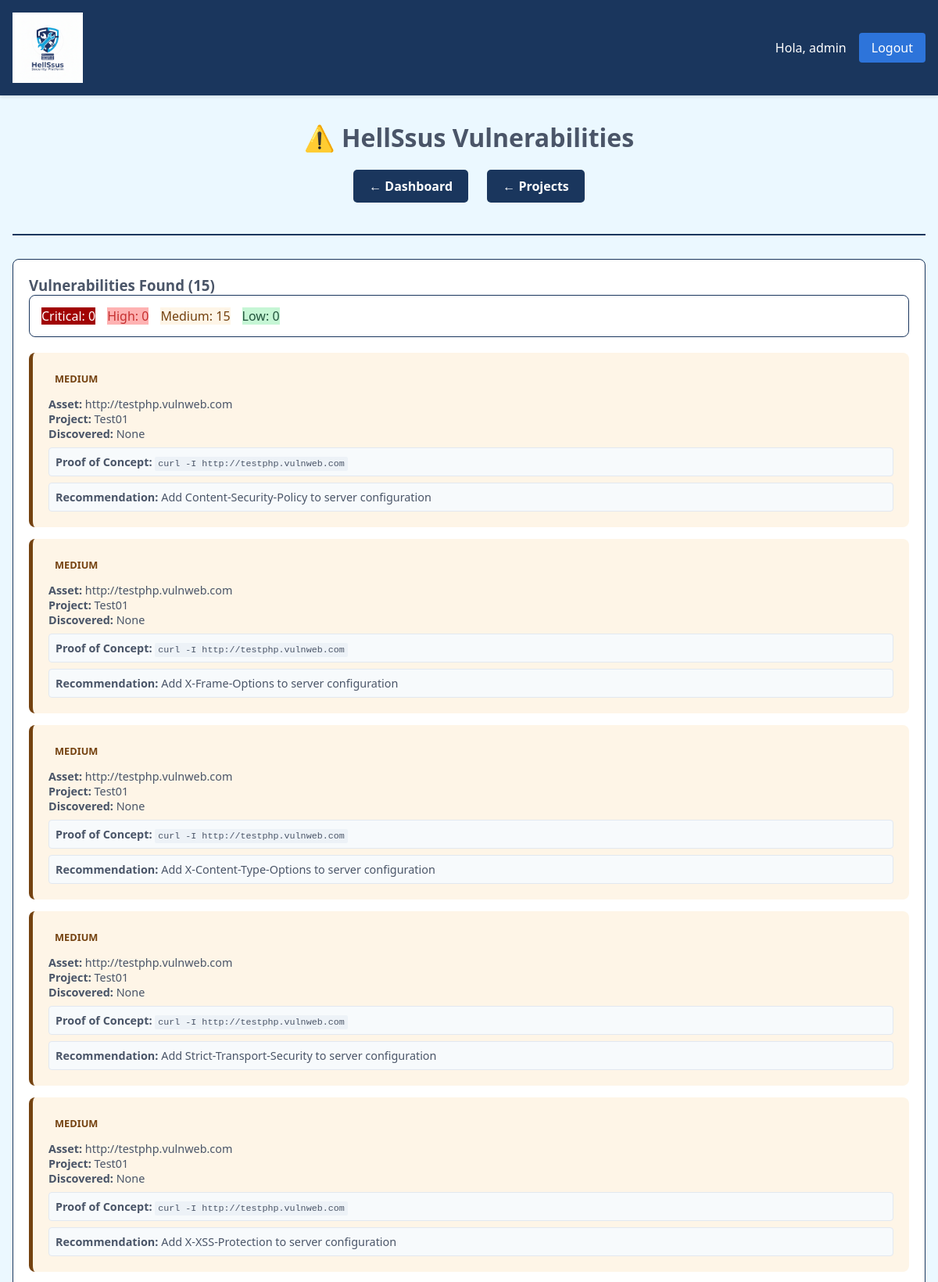
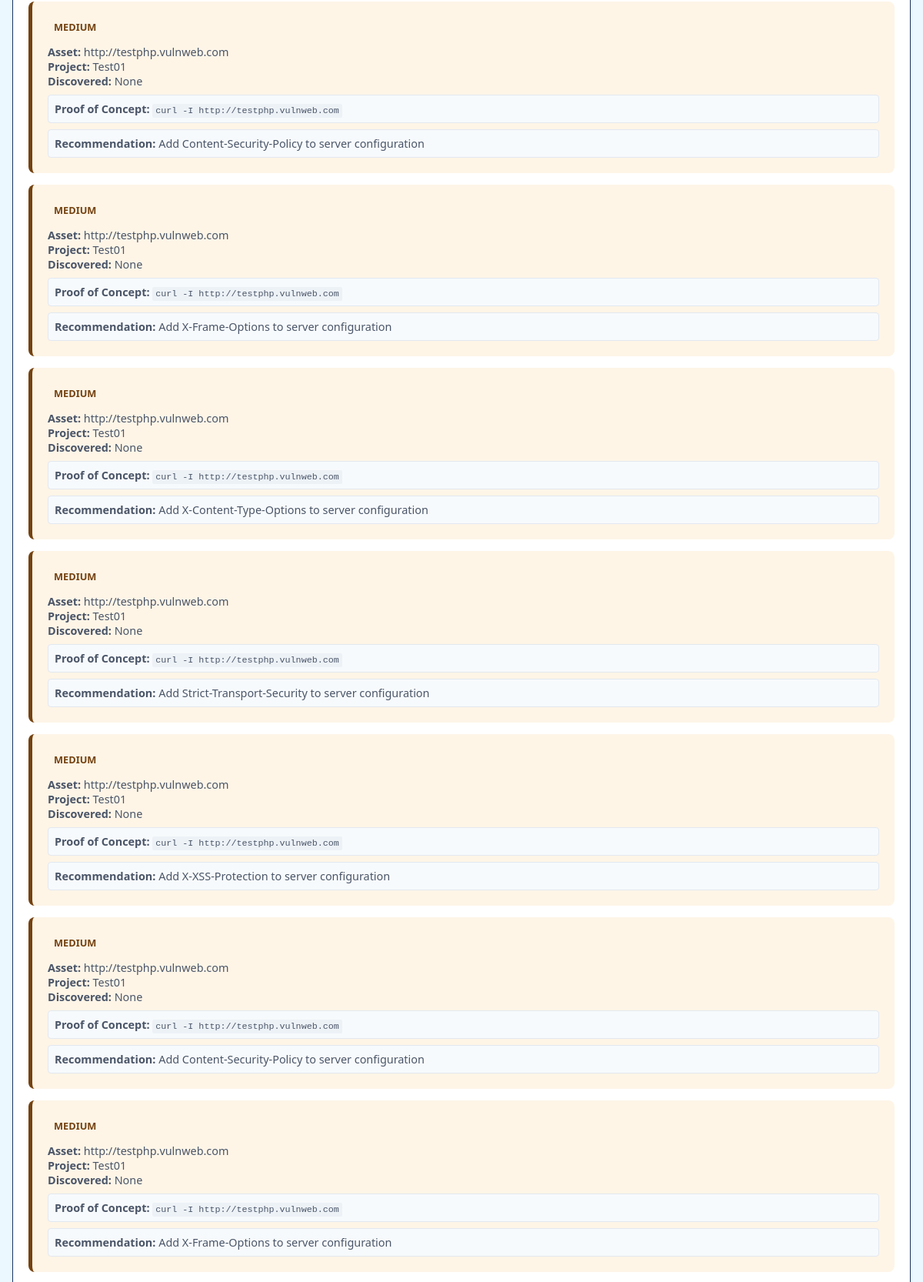
Screenshot of /vulnerabilities (signed in, upper part) with the database file from the repository (2 pictures, top to bottom).
### tables this page shows
CREATE TABLE vulnerabilities (
            id INTEGER PRIMARY KEY AUTOINCREMENT,
            type TEXT NOT NULL,
            severity TEXT,
            description TEXT,
            reference TEXT,
            proof_of_concept TEXT,
            recommendation TEXT,
            cve TEXT,
            cvss_score REAL,
            project_id INTEGER,
            asset_id INTEGER,
            discovery_date TEXT,
            FOREIGN KEY (project_id) REFERENCES projects (id),
            FOREIGN KEY (asset_id) REFERENCES assets (id)
        );

CREATE TABLE assets (
            id INTEGER PRIMARY KEY AUTOINCREMENT,
            url TEXT NOT NULL,
            technologies TEXT,
            open_ports TEXT,
            project_id INTEGER,
            discovery_date TEXT,
            FOREIGN KEY (project_id) REFERENCES projects (id)
        );

CREATE TABLE projects (
            id INTEGER PRIMARY KEY AUTOINCREMENT,
            name TEXT NOT NULL,
            created_date TEXT,
            description TEXT
        );

### dashboard/app.py (the view)
@app.route('/vulnerabilities')
@login_required
def vulnerabilities():
    project_id = request.args.get('project', type=int)
    conn = get_db_connection()
    if project_id:
        vulnerabilities = conn.execute('''
            SELECT v.*, a.url as asset_url, p.name as project_name
            FROM vulnerabilities v
            LEFT JOIN assets a ON v.asset_id = a.id
            LEFT JOIN projects p ON v.project_id = p.id
            WHERE v.project_id = ?
            ORDER BY
                CASE v.severity
                    WHEN 'critical' THEN 1
                    WHEN 'high' THEN 2
                    WHEN 'medium' THEN 3
                    WHEN 'low' THEN 4
                    ELSE 5
                END,
                v.discovery_date DESC
        ''', (project_id,)).fetchall()
    else:
        vulnerabilities = conn.execute('''
            SELECT v.*, a.url as asset_url, p.name as project_name
            FROM vulnerabilities v
            LEFT JOIN assets a ON v.asset_id = a.id
            LEFT JOIN projects p ON v.project_id = p.id
            ORDER BY
                CASE v.severity
                    WHEN 'critical' THEN 1
                    WHEN 'high' THEN 2
                    WHEN 'medium' THEN 3
                    WHEN 'low' THEN 4
                    ELSE 5
                END,
                v.discovery_date DESC
        ''').fetchall()
    conn.close()
    project_name = None
    if project_id:
        conn = get_db_connection()
        project = conn.execute('SELECT name FROM projects WHERE id = ?', (project_id,)).fetchone()
        conn.close()
        project_name = project['name'] if project else f"Project {project_id}"
    return render_template('vulnerabilities.html',
                         vulnerabilities=vulnerabilities,
                         project_name=project_name,
                         project_id=project_id)

### dashboard/app.py (called while the page is built)
def get_db_connection():
    conn = sqlite3.connect(DATABASE_PATH)
    conn.row_factory = sqlite3.Row
    return conn

def login_required(f):
    @wraps(f)
    def decorated_function(*args, **kwargs):
        if 'user_id' not in session:
            return redirect(url_for('login'))
        return f(*args, **kwargs)
    return decorated_function

### dashboard/templates/vulnerabilities.html (shortened to what this page needs)
{% extends "base.html" %}
{% block content %}
<div class="container">
    <div class="header">
        <h1>⚠️ HellSsus Vulnerabilities</h1>
        <div class="nav">
            <a href="/" class="btn">← Dashboard</a>
            <a href="/projects" class="btn">← Projects</a>
        </div>
    </div>
    <div class="vulnerabilities-list">
        <h3>Vulnerabilities Found ({{ vulnerabilities|length }})</h3>
        {% if vulnerabilities %}
        <div class="severity-stats">
            {% set critical = vulnerabilities|selectattr('severity', 'equalto', 'critical')|list %}
            {% set high = vulnerabilities|selectattr('severity', 'equalto', 'high')|list %}
            {% set medium = vulnerabilities|selectattr('severity', 'equalto', 'medium')|list %}
            {% set low = vulnerabilities|selectattr('severity', 'equalto', 'low')|list %}
            <div class="severity-badges">
                <span class="severity-critical">Critical: {{ critical|length }}</span>
                <span class="severity-high">High: {{ high|length }}</span>
                <span class="severity-medium">Medium: {{ medium|length }}</span>
                <span class="severity-low">Low: {{ low|length }}</span>
            </div>
        </div>
{% for vuln in vulnerabilities %}
        <div class="vulnerability-item severity-{{ vuln.severity }}">
            <div class="vuln-header">
                <span class="vuln-severity">{{ vuln.severity.upper() }}</span>
            </div>
            <div class="vuln-details">
                {% if vuln.asset_url %}
                <div><strong>Asset:</strong> {{ vuln.asset_url }}</div>
                {% endif %}
                {% if vuln.project_name %}
                <div><strong>Project:</strong> {{ vuln.project_name }}</div>
                {% endif %}
                <div><strong>Discovered:</strong> {{ vuln.discovery_date }}</div>
                {% if vuln.proof_of_concept %}
                <div class="vuln-poc">
                    <strong>Proof of Concept:</strong>
                    <code>{{ vuln.proof_of_concept }}</code>
                </div>
                {% endif %}
                {% if vuln.recommendation %}
                <div class="vuln-recommendation">
                    <strong>Recommendation:</strong> {{ vuln.recommendation }}
                </div>
                {% endif %}
            </div>
        </div>
        {% endfor %}
        {% else %}
        <div class="no-vulnerabilities">
            <p>No vulnerabilities found.</p>
            <p>Run a scan with HellScanner to discover vulnerabilities.</p>
        </div>
        {% endif %}
    </div>
</div>
{% endblock %}

### dashboard/static/css/style.css (style rules this page uses)
:root { --azul-oscuro: #1a365d; --azul-medio: #2d74da; --azul-claro: #ebf8ff; --blanco: #ffffff; --gris-claro: #f7fafc; --gris-texto: #4a5568; --rojo-error: #e53e3e; }
* { margin: 0; padding: 0; box-sizing: border-box; }
body { font-family: 'Segoe UI', Tahoma, Geneva, Verdana, sans-serif; background: var(--azul-claro); color: var(--gris-texto); }
.container { max-width: 1200px; margin: 0 auto; }
.header { text-align: center; border-bottom: 2px solid var(--azul-oscuro); padding-bottom: 20px; margin-bottom: 30px; }
.nav { text-align: center; margin: 30px 0; }
.btn { background: var(--azul-oscuro); color: var(--blanco); padding: 10px 20px; text-decoration: none; border-radius: 5px; margin: 0 10px; font-weight: bold; }

### dashboard/templates/vulnerabilities.html (style rules this page uses)
.severity-stats { margin-bottom: 20px; padding: 15px; background: var(--blanco); border-radius: 8px; border: 1px solid var(--azul-oscuro); }
.severity-badges { display: flex; gap: 15px; flex-wrap: wrap; }
.severity-critical { background: #A10202; color: #ffffff; border-left-color: #c53030; }
.severity-high { background: #feb2b2; color: #c53030; border-left-color: #e53e3e; }
.severity-medium { background: #fef5e7; color: #744210; border-left-color: #ed8936; }
.severity-low { background: #c6f6d5; color: #22543d; border-left-color: #38a169; }
.severity-critical { background: #A10202; color: #ffffff; }
.severity-high { background: #feb2b2; color: #c53030; }
.severity-medium { background: #fef5e7; color: #744210; }
.severity-low { background: #c6f6d5; color: #22543d; }
.vulnerabilities-list { background: var(--blanco); padding: 20px; border-radius: 8px; border: 1px solid var(--azul-oscuro); }
.vulnerability-item { padding: 20px; margin-bottom: 15px; border-radius: 8px; border-left: 5px solid; }
.vuln-header { display: flex; align-items: center; gap: 10px; margin-bottom: 10px; flex-wrap: wrap; }
.vuln-severity { padding: 4px 8px; border-radius: 4px; font-weight: bold; font-size: 0.8em; }
.vuln-details { font-size: 0.9em; color: var(--gris-texto); }
.vuln-poc, .vuln-recommendation { margin-top: 8px; padding: 8px; background: #f7fafc; border-radius: 4px; border: 1px solid #e2e8f0; }
.vuln-poc code { font-family: monospace; background: #edf2f7; padding: 2px 4px; border-radius: 2px; }

### rows the page displays
vulnerabilities: severity "MEDIUM", asset_url "http://testphp.vulnweb.com", project_name "Test01", discovery_date "None", proof_of_concept "curl -I http://testphp.vulnweb.com", recommendation "Add Content-Security-Policy to server configuration"
vulnerabilities: severity "MEDIUM", asset_url "http://testphp.vulnweb.com", project_name "Test01", discovery_date "None", proof_of_concept "curl -I http://testphp.vulnweb.com", recommendation "Add X-Frame-Options to server configuration"
vulnerabilities: severity "MEDIUM", asset_url "http://testphp.vulnweb.com", project_name "Test01", discovery_date "None", proof_of_concept "curl -I http://testphp.vulnweb.com", recommendation "Add X-Content-Type-Options to server configuration"
vulnerabilities: severity "MEDIUM", asset_url "http://testphp.vulnweb.com", project_name "Test01", discovery_date "None", proof_of_concept "curl -I http://testphp.vulnweb.com", recommendation "Add Strict-Transport-Security to server configuration"
vulnerabilities: severity "MEDIUM", asset_url "http://testphp.vulnweb.com", project_name "Test01", discovery_date "None", proof_of_concept "curl -I http://testphp.vulnweb.com", recommendation "Add X-XSS-Protection to server configuration"
vulnerabilities: severity "MEDIUM", asset_url "http://testphp.vulnweb.com", project_name "Test01", discovery_date "None", proof_of_concept "curl -I http://testphp.vulnweb.com", recommendation "Add Content-Security-Policy to server configuration"
vulnerabilities: severity "MEDIUM", asset_url "http://testphp.vulnweb.com", project_name "Test01", discovery_date "None", proof_of_concept "curl -I http://testphp.vulnweb.com", recommendation "Add X-Frame-Options to server configuration"
vulnerabilities: severity "MEDIUM", asset_url "http://testphp.vulnweb.com", project_name "Test01", discovery_date "None", proof_of_concept "curl -I http://testphp.vulnweb.com", recommendation "Add X-Content-Type-Options to server configuration"
vulnerabilities: severity "MEDIUM", asset_url "http://testphp.vulnweb.com", project_name "Test01", discovery_date "None", proof_of_concept "curl -I http://testphp.vulnweb.com", recommendation "Add Strict-Transport-Security to server configuration"
vulnerabilities: severity "MEDIUM", asset_url "http://testphp.vulnweb.com", project_name "Test01", discovery_date "None", proof_of_concept "curl -I http://testphp.vulnweb.com", recommendation "Add X-XSS-Protection to server configuration"
vulnerabilities: severity "MEDIUM", asset_url "http://testphp.vulnweb.com", project_name "Test01", discovery_date "None", proof_of_concept "curl -I http://testphp.vulnweb.com", recommendation "Add Content-Security-Policy to server configuration"
vulnerabilities: severity "MEDIUM", asset_url "http://testphp.vulnweb.com", project_name "Test01", discovery_date "None", proof_of_concept "curl -I http://testphp.vulnweb.com", recommendation "Add X-Frame-Options to server configuration"

### other values shown
{{ session.username }} "admin"
{{ vulnerabilities|length }} "15"
{{ critical|length }} "0"
{{ high|length }} "0"
{{ medium|length }} "15"
{{ low|length }} "0"
